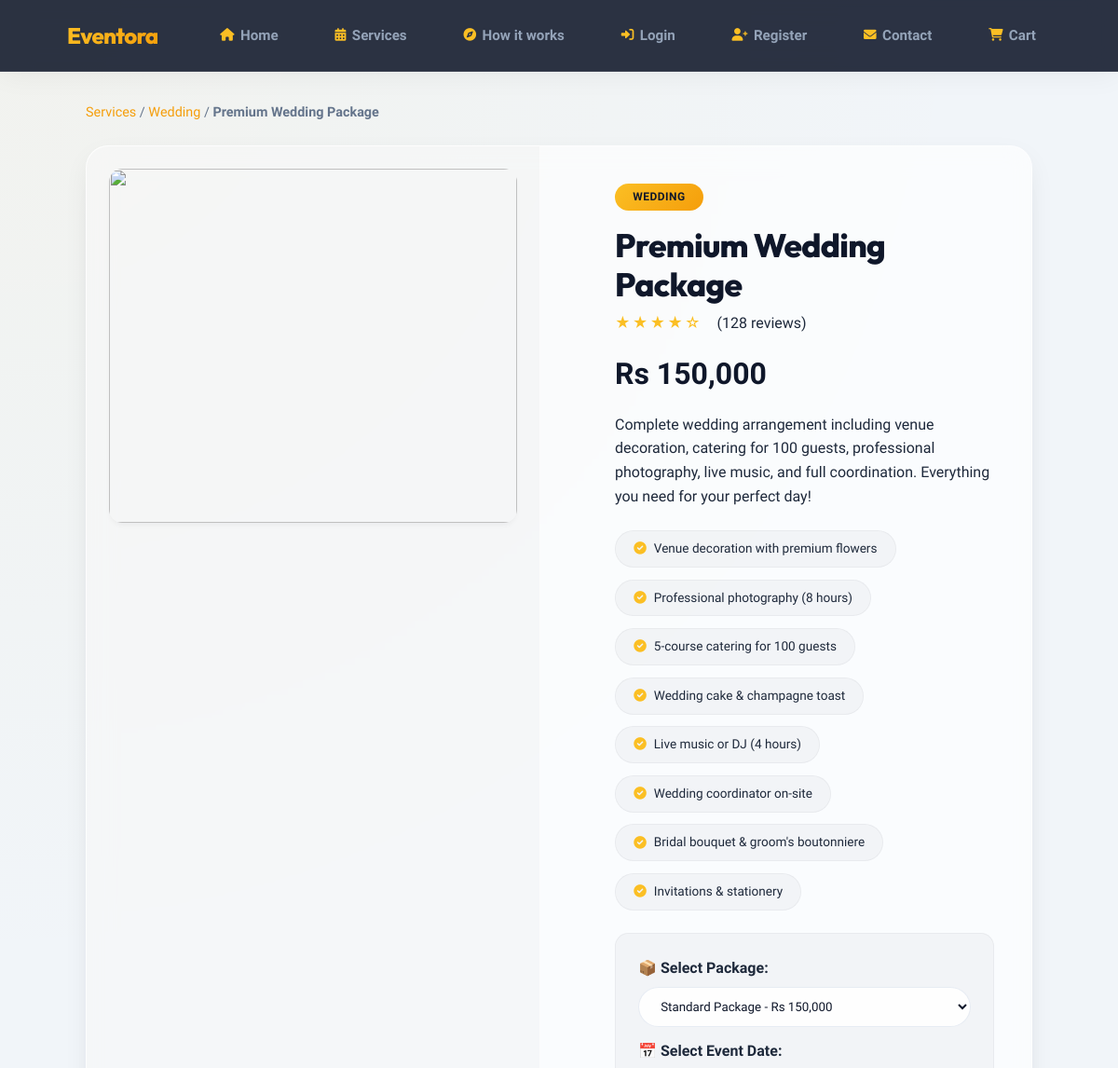
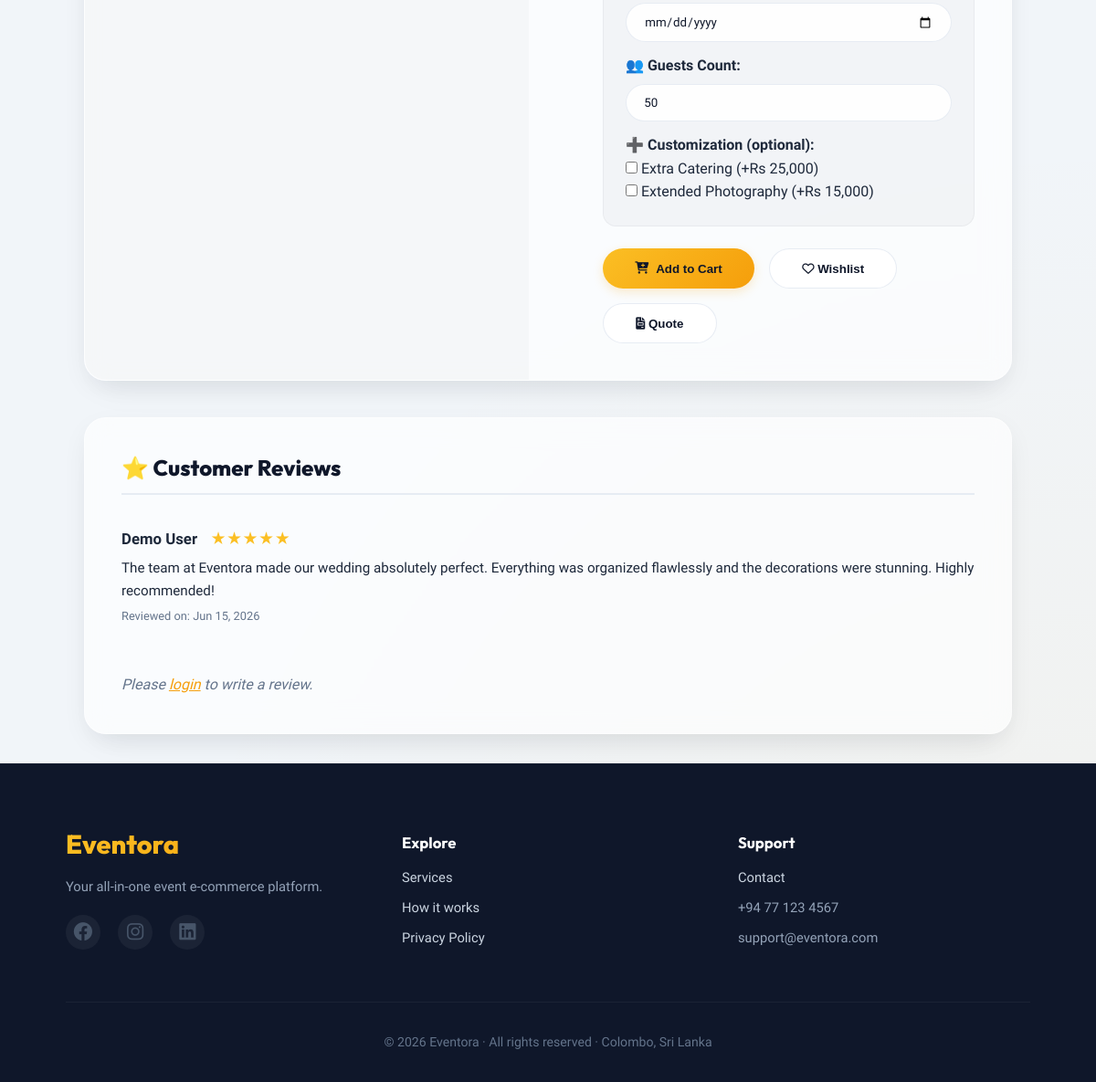
The page /uploads/service-details.php?id=1 on the database its author committed (2 pictures, top to bottom).
### tables this page shows
CREATE TABLE IF NOT EXISTS services (
    id INT AUTO_INCREMENT PRIMARY KEY,
    vendor_id INT,
    name VARCHAR(200) NOT NULL,
    category ENUM('wedding', 'birthday', 'corporate', 'photography', 'catering', 'entertainment', 'venue', 'decoration', 'other') DEFAULT 'other',
    subcategory VARCHAR(100) DEFAULT NULL,
    price DECIMAL(12,2) NOT NULL,
    discount_price DECIMAL(12,2) DEFAULT NULL,
    min_guests INT DEFAULT 1,
    max_guests INT DEFAULT 500,
    duration_hours INT DEFAULT 4,
    description TEXT,
    short_description VARCHAR(500),
    features TEXT,
    image_url VARCHAR(500),
    gallery_images TEXT,
    rating DECIMAL(3,2) DEFAULT 0,
    total_reviews INT DEFAULT 0,
    popularity_score INT DEFAULT 0,
    is_featured BOOLEAN DEFAULT FALSE,
    is_active BOOLEAN DEFAULT TRUE,
    created_at TIMESTAMP DEFAULT CURRENT_TIMESTAMP,
    updated_at TIMESTAMP DEFAULT CURRENT_TIMESTAMP ON UPDATE CURRENT_TIMESTAMP,
    FOREIGN KEY (vendor_id) REFERENCES users(id) ON DELETE SET NULL,
    INDEX idx_category (category),
    INDEX idx_price (price),
    INDEX idx_rating (rating),
    INDEX idx_featured (is_featured),
    FULLTEXT INDEX idx_search (name, description)
);

CREATE TABLE IF NOT EXISTS reviews (
    id INT AUTO_INCREMENT PRIMARY KEY,
    user_id INT NOT NULL,
    service_id INT NOT NULL,
    booking_id INT,
    rating INT NOT NULL CHECK (rating >= 1 AND rating <= 5),
    title VARCHAR(200),
    comment TEXT,
    images TEXT,
    is_verified_purchase BOOLEAN DEFAULT FALSE,
    status ENUM('pending', 'approved', 'rejected') DEFAULT 'pending',
    helpful_count INT DEFAULT 0,
    created_at TIMESTAMP DEFAULT CURRENT_TIMESTAMP,
    updated_at TIMESTAMP DEFAULT CURRENT_TIMESTAMP ON UPDATE CURRENT_TIMESTAMP,
    FOREIGN KEY (user_id) REFERENCES users(id) ON DELETE CASCADE,
    FOREIGN KEY (service_id) REFERENCES services(id) ON DELETE CASCADE,
    FOREIGN KEY (booking_id) REFERENCES bookings(id) ON DELETE SET NULL,
    INDEX idx_service (service_id),
    INDEX idx_user (user_id),
    INDEX idx_rating (rating),
    INDEX idx_status (status)
);

CREATE TABLE IF NOT EXISTS users (
    id INT AUTO_INCREMENT PRIMARY KEY,
    name VARCHAR(100) NOT NULL,
    email VARCHAR(100) UNIQUE NOT NULL,
    password VARCHAR(255) NOT NULL,
    phone VARCHAR(20) DEFAULT NULL,
    address TEXT DEFAULT NULL,
    city VARCHAR(100) DEFAULT NULL,
    profile_image VARCHAR(500) DEFAULT NULL,
    role ENUM('user', 'admin', 'vendor') DEFAULT 'user',
    status ENUM('active', 'inactive', 'banned') DEFAULT 'active',
    email_verified BOOLEAN DEFAULT FALSE,
    verification_token VARCHAR(255) DEFAULT NULL,
    reset_token VARCHAR(255) DEFAULT NULL,
    reset_expires DATETIME DEFAULT NULL,
    last_login DATETIME DEFAULT NULL,
    created_at TIMESTAMP DEFAULT CURRENT_TIMESTAMP,
    updated_at TIMESTAMP DEFAULT CURRENT_TIMESTAMP ON UPDATE CURRENT_TIMESTAMP,
    INDEX idx_email (email),
    INDEX idx_role (role),
    INDEX idx_status (status)
);

### uploads/service-details.php (the view, shortened to what this page needs)
<?php
require_once '../backend/config.php';
$serviceId = intval($_GET['id'] ?? 0);
$stmt = $pdo->prepare("SELECT * FROM services WHERE id = ? AND is_active = 1");
$stmt->execute([$serviceId]);
$service = $stmt->fetch();
$features = json_decode($service['features'] ?? '[]', true);
$stmt = $pdo->prepare("SELECT r.*, u.name AS user_name FROM reviews r JOIN users u ON r.user_id = u.id WHERE r.service_id = ? AND r.status = 'approved' ORDER BY r.id DESC");
$stmt->execute([$serviceId]);
$reviews = $stmt->fetchAll();
?>
<!DOCTYPE html>
<html lang="en">
<head>
    <link rel="stylesheet" href="https://cdnjs.cloudflare.com/ajax/libs/font-awesome/6.0.0-beta3/css/all.min.css">
    <link rel="stylesheet" href="../css/style.css">
</head>
<body>
    <?php include 'header.php'; ?>
    <main class="main-content">
        <div class="breadcrumb">
            <a href="services.php">Services</a> /
            <a href="services.php?category=<?php echo $service['category']; ?>"><?php echo ucfirst($service['category']); ?></a> /
            <strong><?php echo htmlspecialchars($service['name']); ?></strong>
        </div>
        <div class="detail-grid">
            <div class="gallery-section">
                <img id="mainImage" class="main-image" src="<?php echo htmlspecialchars($service['image_url'] ?: 'https://images.unsplash.com/photo-1519741497674-611481863552?w=600'); ?>">
            </div>
            <div class="info-section">
                <span class="service-category"><?php echo htmlspecialchars($service['category']); ?></span>
                <h1 class="service-title"><?php echo htmlspecialchars($service['name']); ?></h1>
                <div class="rating-row">
                    <div class="stars"><?php echo str_repeat('★', floor($service['rating'])) . str_repeat('☆', 5 - floor($service['rating'])); ?></div>
                    <span>(<?php echo $service['total_reviews']; ?> reviews)</span>
                </div>
                <div class="price-tag" id="priceDisplay">Rs <?php echo number_format($service['price'], 0); ?></div>
                <p><?php echo htmlspecialchars($service['description']); ?></p>
                <div class="feature-list" style="margin-top: 1.5rem;">
                    <?php foreach ($features as $f): ?>
                        <span class="feature-item"><i class="fas fa-check-circle" style="color:var(--accent-gold)"></i> <?php echo htmlspecialchars($f); ?></span>
                    <?php endforeach; ?>
                </div>
                <div class="package-options">
                    <label><strong>📦 Select Package:</strong></label>
                    <select id="packageSelect" class="package-select" onchange="updatePrice()">
                        <option value="standard" data-price="<?php echo $service['price']; ?>">Standard Package - Rs <?php echo number_format($service['price'], 0); ?></option>
                    </select>
                    <label style="margin-top:0.8rem; display:block;"><strong>📅 Select Event Date:</strong></label>
                    <input type="date" id="eventDate" style="width: 100%; padding: 0.6rem; border-radius: 30px; border: 1px solid var(--border-light); margin-top: 0.5rem;" required>
                    <label style="margin-top:0.8rem; display:block;"><strong>👥 Guests Count:</strong></label>
                    <input type="number" id="guestsCount" style="width: 100%; padding: 0.6rem; border-radius: 30px; border: 1px solid var(--border-light); margin-top: 0.5rem;" value="<?php echo $service['min_guests']; ?>" min="<?php echo $service['min_guests']; ?>" max="<?php echo $service['max_guests']; ?>">
                    <label style="margin-top:0.8rem; display:block;"><strong>➕ Customization (optional):</strong></label>
                    <div><label><input type="checkbox" id="customCatering" onchange="updatePrice()"> Extra Catering (+Rs 25,000)</label></div>
                    <div><label><input type="checkbox" id="customPhotography" onchange="updatePrice()"> Extended Photography (+Rs 15,000)</label></div>
                </div>
                <div class="action-buttons">
                    <button class="btn-cart" onclick="handleAddToCart()"><i class="fas fa-cart-plus"></i> Add to Cart</button>
                    <button class="btn-outline" onclick="toggleWishlist()"><i class="far fa-heart"></i> Wishlist</button>
                    <button class="btn-outline" onclick="requestQuote()"><i class="fas fa-file-invoice"></i> Quote</button>
                </div>
            </div>
        </div>
        <div class="detail-tabs">
            <h3>⭐ Customer Reviews</h3>
            <div id="reviewsList" style="margin-top: 1rem;">
                <?php if (count($reviews) > 0): ?>
                    <?php foreach ($reviews as $r): ?>
                        <div class="review-item">
                            <div class="review-user">
                                <?php echo htmlspecialchars($r['user_name']); ?>
                                <span style="color: var(--accent-gold); margin-left: 10px;"><?php echo str_repeat('★', $r['rating']); ?></span>
                            </div>
                            <div class="review-comment"><?php echo htmlspecialchars($r['comment']); ?></div>
                            <div class="review-date">Reviewed on: <?php echo date('M d, Y', strtotime($r['created_at'])); ?></div>
                        </div>
                    <?php endforeach; ?>
                <?php else: ?>
                    <p style="color: var(--text-muted);">No reviews yet. Be the first to review!</p>
                <?php endif; ?>
            </div>
            <?php if ($isLoggedIn): ?>
                <div style="margin-top: 2rem; border-top: 1px solid var(--border-light); padding-top: 1.5rem;">
                    <h4>Write a Review</h4>
                    <textarea id="newReviewComment" placeholder="Share your experience with this service..." rows="3" style="width:100%; margin:1rem 0; padding:1rem; border-radius:12px; border: 1px solid var(--border-light); font-family: inherit;"></textarea>
                    <div style="display: flex; gap: 1rem; align-items: center; flex-wrap: wrap;">
                        <div>
                            <label>Rating: </label>
                            <select id="newReviewRating" style="padding: 0.5rem; border-radius: 8px; border: 1px solid var(--border-light);">
                                <option value="5">★★★★★ (5)</option>
                                <option value="4">★★★★☆ (4)</option>
                                <option value="3">★★★☆☆ (3)</option>
                                <option value="2">★★☆☆☆ (2)</option>
                                <option value="1">★☆☆☆☆ (1)</option>
                            </select>
                        </div>
                        <button class="btn-primary" onclick="submitReview()">Submit Review</button>
                    </div>
                </div>
            <?php else: ?>
                <p style="margin-top: 2rem; color: var(--text-muted); font-style: italic;">
                    Please <a href="login.php" style="color: var(--accent-amber);">login</a> to write a review.
                </p>
            <?php endif; ?>
        </div>
    </main>
    <?php include 'footer.php'; ?>
</body>
</html>

### css/style.css (style rules this page uses)
* { margin: 0; padding: 0; box-sizing: border-box; }
:root { --primary-dark: #0f172a; --primary-light: #1e293b; --accent-gold: #fbbf24; --accent-amber: #f59e0b; --text-light: #f8fafc; --text-dark: #1e293b; --text-muted: #64748b; --bg-light: #f1f5f9; --bg-card: rgba(255, 255, 255, 0.72); --border-light: rgba(226, 232, 240, 0.8); --shadow-sm: 0 4px 6px -2px rgba(15, 23, 42, 0.05); --shadow-md: 0 10px 30px -5px rgba(15, 23, 42, 0.08), 0 20px 40px -15px rgba(15, 23, 42, 0.06); --shadow-lg: 0 20px 50px -10px rgba(15, 23, 42, 0.12); --gradient-gold: linear-gradient(135deg, var(--accent-gold), var(--accent-amber)); --border-radius: 1.5rem; --border-radius-sm: 0.9rem; --glass-bg: rgba(255, 255, 255, 0.65); --glass-bg-dark: rgba(15, 23, 42, 0.04); --glass-border: rgba(255, 255, 255, 0.5); --glass-shadow: 0 8px 32px 0 rgba(15, 23, 42, 0.06); --backdrop-blur: blur(14px) saturate(140%); }
body { font-family: 'Plus Jakarta Sans', -apple-system, BlinkMacSystemFont, 'Segoe UI', Roboto, sans-serif; background: radial-gradient(circle at 0% 0%, rgba(251, 191, 36, 0.05) 0%, transparent 40%), radial-gradient(circle at 100% 100%, rgba(245, 158, 11, 0.05) 0%, transparent 40%), #f1f5f9; background-attachment: fixed; color: var(--text-dark); line-height: 1.6; min-height: 100vh; display: flex; flex-direction: column; }
h1, h2, h3, h4, h5, h6 { font-family: 'Outfit', sans-serif; font-weight: 700; line-height: 1.2; color: var(--primary-dark); }
.main-content { flex: 1; max-width: 1300px; width: 90%; margin: 3rem auto; }
.btn-outline { background: transparent; border: 2px solid var(--accent-gold); color: var(--primary-dark) !important; box-shadow: none; }

### rows shown on the page
services: category "Wedding", name "Premium Wedding Package", category "WEDDING", rating "★★★★", rating "☆", total_reviews "128", price "150,000", description "Complete wedding arrangement including venue decoration, catering for 100 guests, professional photography, live music, and full coordination. Everything you need for your perfect day!", features "Venue decoration with premium flowers", features "Professional photography (8 hours)", features "5-course catering for 100 guests", features "Wedding cake & champagne toast", features "Live music or DJ (4 hours)", features "Wedding coordinator on-site", features "Bridal bouquet & groom's boutonniere", features "Invitations & stationery", min_guests "50"
reviews: user.name "Demo User", rating "★★★★★", comment "The team at Eventora made our wedding absolutely perfect. Everything was organized flawlessly and the decorations were stunning. Highly recommended!", created_at "Jun 15, 2026"
